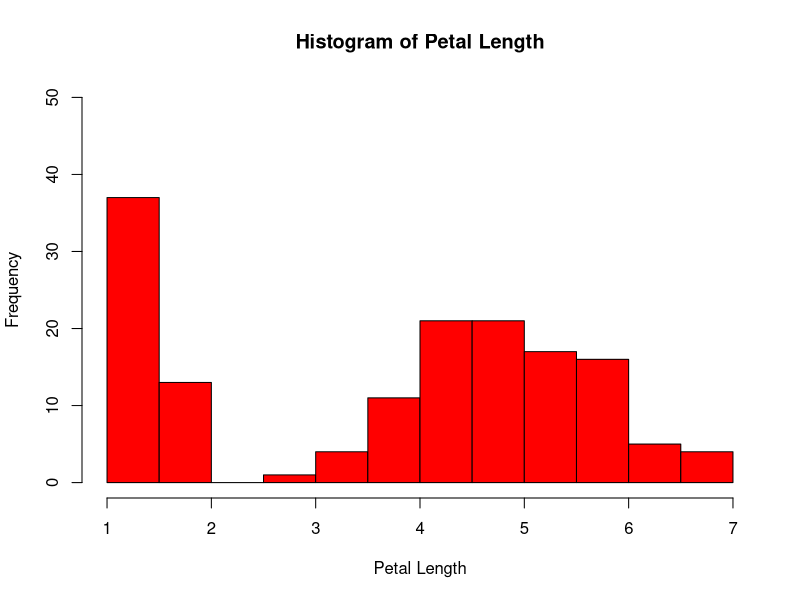

Recreate this plot in R.
#load the iris data set
data("iris")

#Calculate mean of the Petal.length field 
petal_lenth_mean <- mean(iris$Petal.Length)

#Plot the distribution of the Petal.length
hist(iris$Petal.Length,col = "red", main = "Histogram of Petal Length", xlab = "Petal Length" , ylab = "Frequency" , xlim = c(1,7), ylim = c(0,50))

